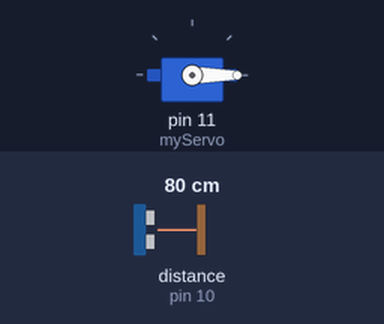
This sketch was run on a simulated Arduino Uno, built with avr-gcc and run on an emulated ATmega328P. Shown: servo. Wiring (inferred from the names in the program): ultrasonic range finder: trigger pin 9; echo pin 10. The test bench sets the inputs (shaded band); at power-on: distance to the obstacle (sensor on pin 10) 80 cm. The echo pulse lasts 58.3 µs per cm; what the sketch prints to the serial monitor is not drawn.

Above: at 0.01 s.
1.3 s: distance to the obstacle (sensor on pin 10) set to 2 cm
At 1.9 s:
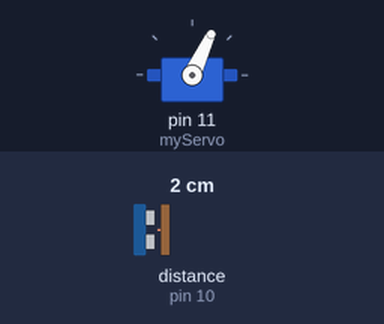
4.3 s: distance to the obstacle (sensor on pin 10) set to 299 cm
At 5.27 s:
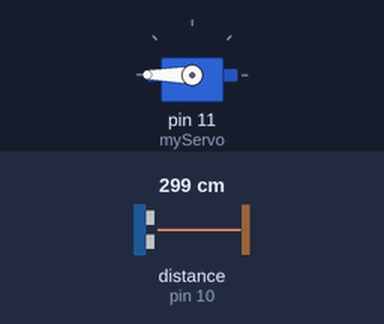
7.3 s: distance to the obstacle (sensor on pin 10) set to 4 cm
At 8.4 s:
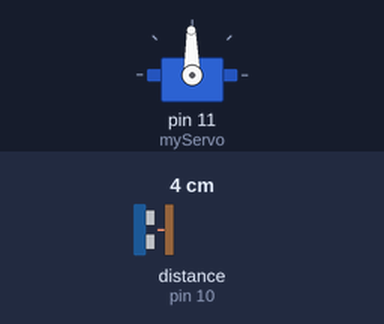
10.3 s: distance to the obstacle (sensor on pin 10) set to 60 cm
13.3 s: distance to the obstacle (sensor on pin 10) set to 35 cm
Timing chart, 0 to 17.3 s (numbered marks = the images above; inputs shaded):
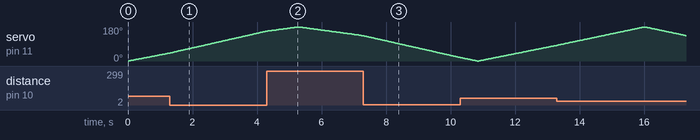

Measured:
- by itself, servo on pin 11 (myServo): rises from 83° to 180° in 2.7 s, then falls to 135° in 1.3 s

The sketch:

sketch_aug8a.ino
```cpp
#include <Servo.h>

// Definisce i pin del sensore ad ultrasuoni
const int trigPin = 9;  // Pin del trigger
const int echoPin = 10; // Pin dell'eco

// Variabili per la durata e la distanza
long duration;
int distance;

// Crea un oggetto Servo per controllare il motore servo
Servo myServo;

void setup() {
  pinMode(trigPin, OUTPUT); // Imposta il pin trig come Uscita
  pinMode(echoPin, INPUT);  // Imposta il pin echo come Ingresso
  Serial.begin(9600);      // Inizia la comunicazione seriale
  myServo.attach(11);      // Definisce il pin a cui è collegato il motore servo (pin 11)
}

void loop() {
  // Ruota il motore servo da 15 a 165 gradi
  for (int i = 0; i <= 180; i +=1) {
    myServo.write(i);
    delay(25); // Tempo di attesa per permettere al servo di raggiungere la posizione
    distance = calculateDistance(); // Chiama una funzione per calcolare la distanza misurata dal sensore ad ultrasuoni

    // Invia i dati tramite la porta seriale
    Serial.print(i);        // Invia l'angolo corrente
    Serial.print(",");     // Separatore tra angolo e distanza
    Serial.print(distance); // Invia il valore della distanza
    Serial.print(".");     // Separatore per il termine della misurazione
  }

  // Ripete la rotazione del servo da 165 a 15 gradi
  for (int i = 180; i >= 0; i -=1) {
    myServo.write(i);
    delay(25); // Tempo di attesa per permettere al servo di raggiungere la posizione
    distance = calculateDistance();

    // Invia i dati tramite la porta seriale
    Serial.print(i);
    Serial.print(",");
    Serial.print(distance);
    Serial.print(".");
  }
}

// Funzione per calcolare la distanza misurata dal sensore ad ultrasuoni
int calculateDistance() {
  digitalWrite(trigPin, LOW);
  delayMicroseconds(2);

  // Imposta il pin trig su HIGH per 10 microsecondi
  digitalWrite(trigPin, HIGH);
  delayMicroseconds(10);
  digitalWrite(trigPin, LOW);

  duration = pulseIn(echoPin, HIGH); // Legge il pin echo, restituisce il tempo di viaggio dell'onda sonora in microsecondi

  // Calcola la distanza in cm (0.034 cm/µs è la velocità del suono)
  distance = duration * 0.034 / 2;

  return distance;
}
```
